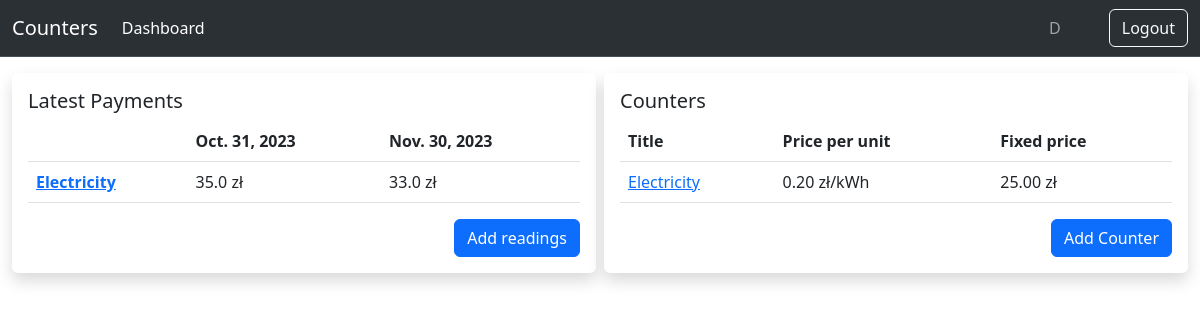
The app's page /counters/dashboard/ (signed in) with its own data.
### counters/models.py (models this page shows, shortened)
class Counter(models.Model):
    user = models.ForeignKey(
        get_user_model(), on_delete=models.CASCADE, related_name="counters"
    )
    title = models.CharField(max_length=60)
    unit = models.CharField(max_length=60, blank=True, null=True)
    price_per_unit = models.DecimalField(max_digits=5, decimal_places=2, default=0)
    fixed_price = models.DecimalField(max_digits=5, decimal_places=2, default=0)

class Reading(models.Model):
    class Meta:
        ordering = ("-date",)
    counter = models.ForeignKey(
        "Counter", related_name="readings", on_delete=models.CASCADE
    )
    date = models.DateField()
    value = models.DecimalField(max_digits=10, decimal_places=2)
    def get_previous_reading(self):
        return self.counter.readings.filter(pk__lt=self.pk).order_by("-pk").first()
    def usage_in_units(self):
        previous_reading = self.get_previous_reading()
        if previous_reading:
            return float(self.value) - float(previous_reading.value)
        else:
            return 0
    def payment(self):
        if self.get_previous_reading():
            if self.usage_in_units():
                total = self.usage_in_units() * float(self.counter.price_per_unit)
                return total + float(self.counter.fixed_price) if self.counter.fixed_price else total
            return self.counter.fixed_price

### counters/views.py (the view)
# urls.py: path("dashboard/", SummaryView.as_view(), name="dashboard"),
class SummaryView(ListView):
    model = Counter
    template_name = "counters/summary.html"
    def get_queryset(self):
        queryset = super().get_queryset()
        queryset = queryset.filter(user=self.request.user)
        return queryset
    def get_context_data(self, **kwargs):
        context = super().get_context_data(**kwargs)
        latest_reading_date = latest_reading_date_for_user_counters(self.request.user)
        if latest_reading_date:
            context['latest_reading_date'] = latest_reading_date.strftime('%Y-%m-%d')
        context["counter_form"] = AddCounterForm()
        return context

### counters/views.py (called while the page is built)
def latest_reading_date_for_user_counters(user):
    return Reading.objects.filter(counter__user=user)\
        .aggregate(latest_date=Max('date'))['latest_date']

### counters/templates/counters/summary.html
{% extends "counters/dashboard.html" %}
{% block data %}
{% with counters=object_list%}
<div class="row m-2 g-2">
    {% if counters %}
    <div class="col-sm-12 col-lg-6">
        <div class="card border-0 shadow rounded">
            <div class="card-body">
                <h5 class="card-title">Latest Payments</h5>
                <table class="table">
                    <thead>
                    <tr>
                        <th scope="col"></th>
                        <th scope="col">{{ user.counters.first.readings.first.get_previous_reading.date }}</th>
                        <th scope="col">{{ user.counters.first.readings.first.date }}</th>
                    </tr>
                    </thead>
                    <tbody>
                    {% for counter in counters %}
                    <tr>
                        <th scope="row"><a href="{% url 'counters:counter-detail' counter.id %}">{{ counter.title }}</a>
                        </th>
                        <td>
                            {% if counter.readings.first.get_previous_reading.payment %}
                            {{ counter.readings.first.get_previous_reading.payment }} zł
                            {% else %}
                            -
                            {% endif %}
                        </td>
                        <td>{{ counter.readings.first.payment }} zł</td>
                    </tr>
                    {% endfor %}
                    </tbody>
                </table>
                <div class="d-grid gap-2 d-md-flex justify-content-md-end">
                    {% include 'counters/partials/readings_add_modal.html' %}
                </div>
            </div>
        </div>
    </div>
    {% endif %}
    <div class="col-sm-12 col-lg-6">
        <div class="card border-0 shadow rounded">
            <div class="card-body">
                {% include 'counters/partials/counters_table.html' %}
                <div class="d-grid gap-2 d-md-flex justify-content-md-end">
                        <button type="button" onclick="location.href='{% url 'counters:counter-add' %}';" class="btn btn-primary">Add Counter</button>
                </div>
            </div>
        </div>
    </div>
</div>
{% endwith %}
{% endblock %}

### counters/templates/counters/base.html (shortened to what this page needs)
<!DOCTYPE html>
<html>
    <head>
        <link href="https://cdn.jsdelivr.net/npm/bootstrap@5.3.0/dist/css/bootstrap.min.css" rel="stylesheet">
    </head>
    <body>
    <nav class="navbar bg-dark border-bottom border-bottom-dark navbar-expand-lg bg-body-tertiary" data-bs-theme="dark">
  <div class="container-fluid">
    <a class="navbar-brand" href="{% url 'counters:index' %}">Counters</a>
      {% if user.is_authenticated %}
    <div class="collapse navbar-collapse" id="navbarSupportedContent">
      <ul class="navbar-nav me-auto mb-2 mb-lg-0">
        <li class="nav-item">
          <a class="nav-link active" aria-current="page" href="{% url 'counters:dashboard' %}">Dashboard</a>
        </li>
      </ul>
        <span class="navbar-text mx-5">
        {{ user }}
        </span>
        <a class="nav-link" href="{% url 'counters:logout' %}">
            <button type="button" class="btn btn-outline-light">Logout</button>
        </a>
        {% else %}
        <a class="nav-link" href="{% url 'counters:login' %}">
            <button type="button" class="btn btn-outline-light">Login</button>
        </a>
        {% endif %}
    </div>
  </div>
</nav>
        {% block content %}{% endblock %}
    </body>
</html>

### counters/templates/counters/partials/counters_table.html
{% if counters %}
<h5 class="card-title">Counters</h5>
<table class='table table-hover'>
    <thead>
    <tr>
        <th>Title</th>
        <th>Price per unit</th>
        <th>Fixed price</th>
    </tr>
    </thead>
    <tbody>
    {% for counter in counters %}
    <tr>
        <td>
            <a href="{% url 'counters:counter-detail' counter.id %}">{{ counter.title }}</a>
        </td>
        <td>
            {% if counter.price_per_unit %}
            {{ counter.price_per_unit }} zł/{{ counter.unit }}{% endif %}
        </td>
        <td>
            {% if counter.fixed_price %}{{ counter.fixed_price }} zł{% endif %}
        </td>
    </tr>
    {% endfor %}
    </tbody>
</table>
{% else %}
<h5 class="card-title">No counters for now...</h5>
{% endif %}

### records on screen
Counter: title "Electricity", readings.first.get_previous_reading.payment "35.0", readings.first.payment "33.0", price_per_unit "0.20", unit "kWh", fixed_price "25.00"

### other values on screen
{{ user }} "D"
{{ user.counters.first.readings.first.get_previous_reading.date }} "Oct. 31, 2023"
{{ user.counters.first.readings.first.date }} "Nov. 30, 2023"
